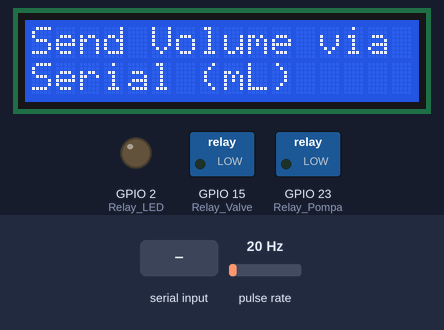
A sketch run on a simulated ESP32. Parts: 16×2 character LCD, switched loads named in the sketch (green lamp = pin HIGH), output pins drawn as LEDs (lit = HIGH). Wiring (inferred from the names in the program): pulse sensor: data GPIO 13. The inputs (shaded band) are chosen by the test bench; at power-on: pulse rate 20 Hz. What the sketch prints to the serial monitor is not drawn.

Above: at 1.2 s.
1.3 s: "90,45\n" received over Serial
At 2.5 s:
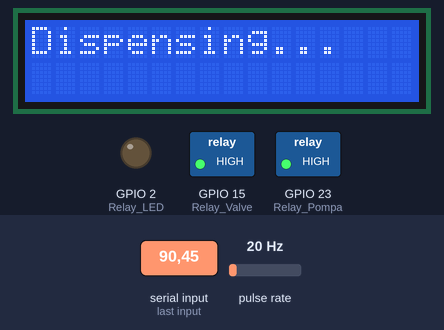
4.3 s: "30,150\n" received over Serial
At 5.5 s:
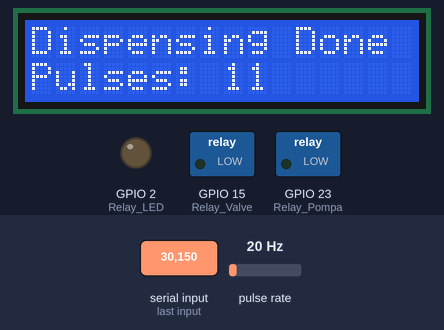
6.3 s: "200\n" received over Serial
At 7.5 s:
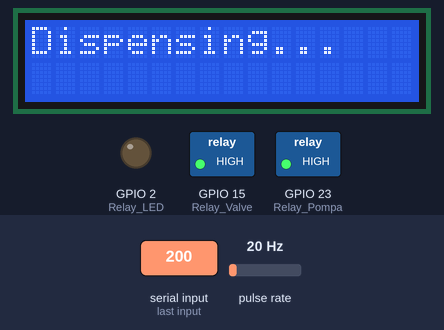
7.8 s: pulse rate (sensor on GPIO 13) set to 4 Hz
At 10.9 s:
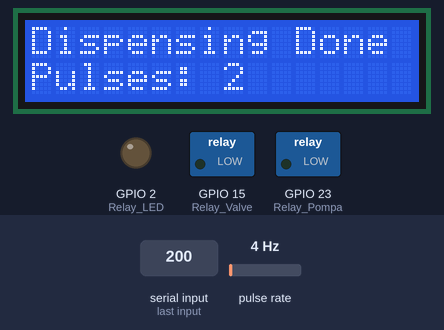
Timing chart, 0 to 11.8 s (numbered marks = the images above; inputs shaded):
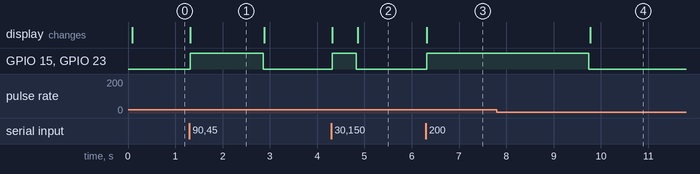

Measured:
- after the input at 1.3 s, GPIO 15 (Relay_Valve), GPIO 23 (Relay_Pompa): LOW → HIGH at once, → LOW 1.5 s later; the display: changes at once (image 1)
- after the input at 4.3 s, GPIO 15 (Relay_Valve), GPIO 23 (Relay_Pompa): LOW → HIGH at once, → LOW 0.51 s later; the display: first changes at once (image 2 shows a later state)
- after the input at 6.3 s, GPIO 15 (Relay_Valve), GPIO 23 (Relay_Pompa): LOW → HIGH at once; the display: changes at once (image 3)
- after the input at 7.8 s, the display: changes after 2.0 s (image 4)
- what the display in image 1 shows lasts 1.6 s, from 1.3 s to 2.9 s

The sketch:

kalibrasi_flow.ino
```cpp
#include <Wire.h>
#include <LiquidCrystal_I2C.h>
#include <ezButton.h>

#define SENSOR  13
#define Relay_Valve 15
#define Relay_LED 2
#define Relay_Pompa 23
#define SDA_LCD 21
#define SCL_LCD 22

// LCD
LiquidCrystal_I2C lcd(0x27, 16, 2);

long currentMillis = 0;
long previousMillis = 0;
int interval = 1000;
boolean ledState = LOW;
float calibrationFactor = 4.5;
volatile byte pulseCount;
byte pulse1Sec = 0;
float flowRate;
unsigned int flowMilliLitres;
unsigned long totalMilliLitres;

void IRAM_ATTR pulseCounter() {
  pulseCount++;
}

void setup() {
  Serial.begin(115200);
  pinMode(SENSOR, INPUT_PULLUP);
  pinMode(Relay_Valve, OUTPUT);
  pinMode(Relay_LED, OUTPUT);
  pinMode(Relay_Pompa, OUTPUT);

  digitalWrite(Relay_Valve, LOW); // Valve closed
  digitalWrite(Relay_LED, LOW);  // LED off
  digitalWrite(Relay_Pompa, LOW); // Pump off

  lcd.init();
  lcd.backlight();
  lcd.clear();
  lcd.setCursor(0, 0);
  lcd.print("Send Volume via");
  lcd.setCursor(0, 1);
  lcd.print("Serial (mL)");

  pulseCount = 0;
  flowRate = 0.0;
  flowMilliLitres = 0;
  totalMilliLitres = 0;
  previousMillis = 0;

  attachInterrupt(digitalPinToInterrupt(SENSOR), pulseCounter, FALLING);
}

void loop() {
  // Check for serial input
  if (Serial.available() > 0) {
    String input = Serial.readStringUntil('\n');
    input.trim(); // Remove any extra whitespace or newline characters

    // Convert input to float
    float targetVolume = input.toFloat();

    if (targetVolume > 0) { // Ensure a valid target volume
      lcd.clear();
      lcd.setCursor(0, 0);
      lcd.print("Dispensing...");
      Serial.println("Dispensing started...");
      Serial.print("Target Volume: ");
      Serial.print(targetVolume);
      Serial.println(" mL");

      // Flow rate in mL/s (3.5 L/min = 58.33 mL/s)
      const float flowRate1 = 58.33;
      unsigned long runTime = (targetVolume / flowRate1) * 1000; // Calculate run time in ms

      // Start pump and valve
      digitalWrite(Relay_Valve, HIGH); // Open valve
      digitalWrite(Relay_Pompa, HIGH); // Start pump

      unsigned long startTime = millis();

      // Dispensing loop
      while (millis() - startTime < runTime) {
        currentMillis = millis();
        if (currentMillis - previousMillis > interval) {
          pulse1Sec = pulseCount;
          pulseCount = 0;

          // Calculate flow rate
          flowRate = ((1000.0 / (currentMillis - previousMillis)) * pulse1Sec) / calibrationFactor;
          previousMillis = currentMillis;

          // Calculate total volume
          flowMilliLitres = (flowRate / 60) * 1000;
          totalMilliLitres += flowMilliLitres;

          // Print flow data
          Serial.print("Flow rate: ");
          Serial.print(int(flowRate));  // Print the integer part of the variable
          Serial.print(" L/min\t");
          Serial.print("Output Liquid Quantity: ");
          Serial.print(totalMilliLitres);
          Serial.print(" mL / ");
          Serial.print(totalMilliLitres / 1000);
          Serial.println(" L");
        }
      }

      // Stop pump and valve
      digitalWrite(Relay_Valve, LOW); // Close valve
      digitalWrite(Relay_Pompa, LOW); // Stop pump

      lcd.clear();
      lcd.setCursor(0, 0);
      lcd.print("Dispensing Done");
      lcd.setCursor(0, 1);
      lcd.print("Pulses: ");
      lcd.print(pulseCount);

      Serial.println("Dispensing complete.");
      Serial.print("Total Pulses: ");
      Serial.println(pulseCount);
    } else {
      Serial.println("Invalid input. Please enter a positive number for volume.");
    }
  }
}
```
